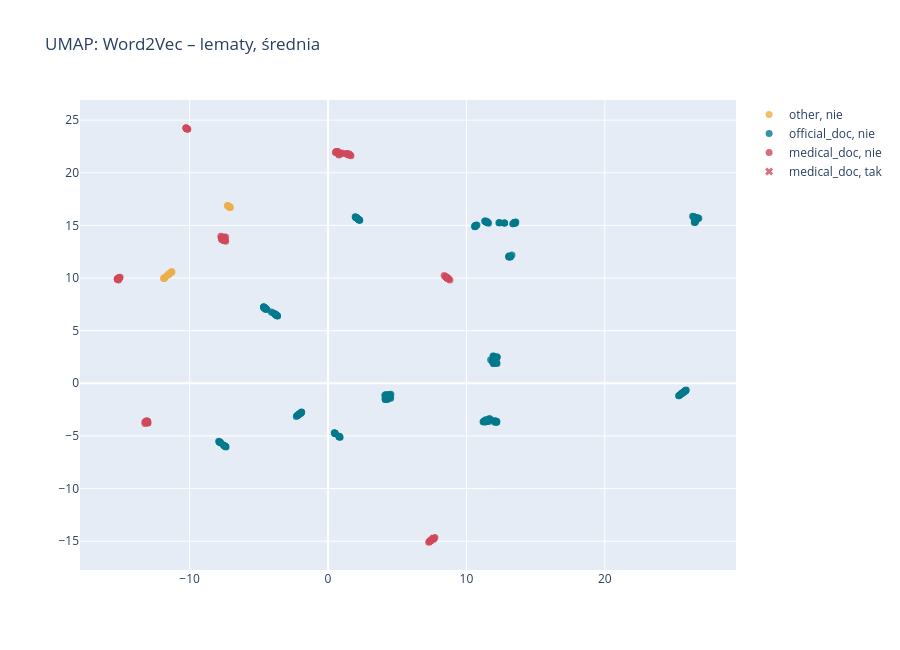
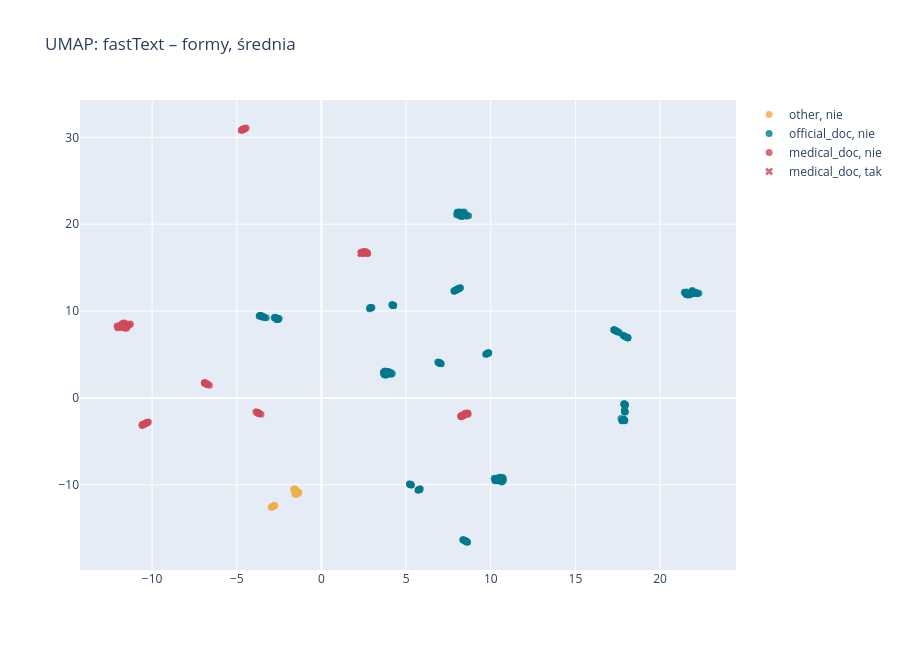
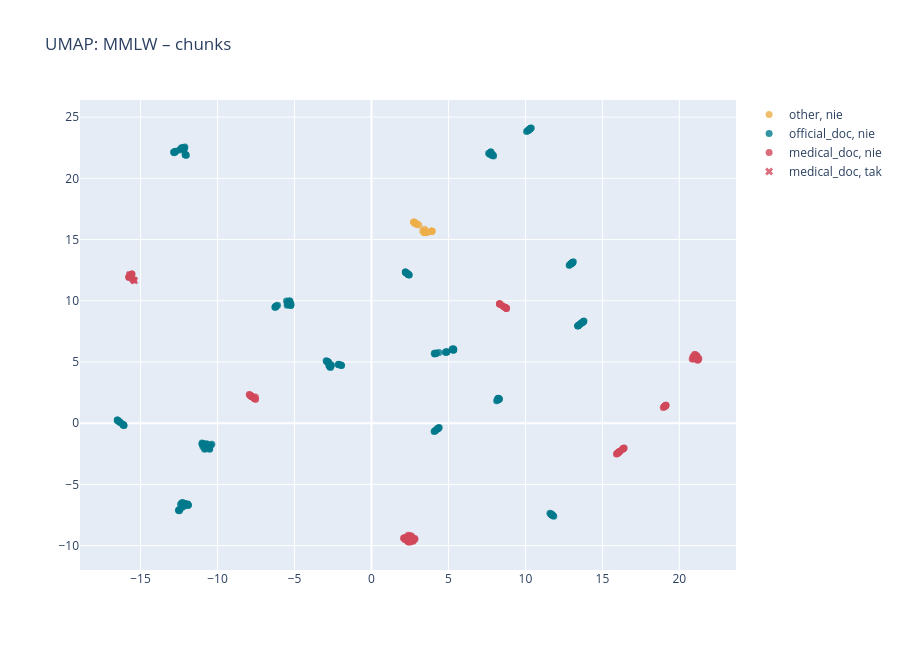
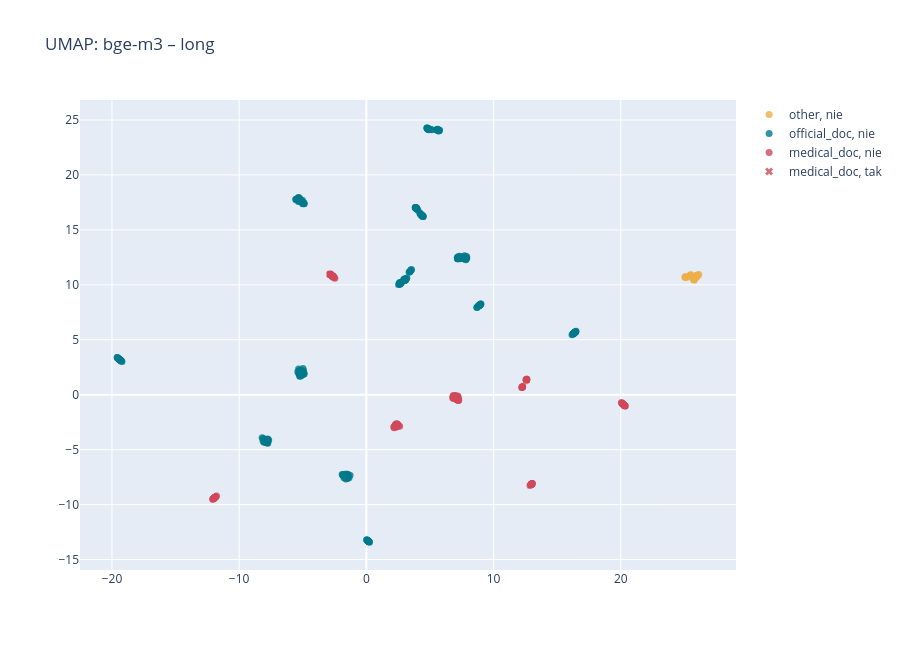

Notebook code cell kept with these figures, in order:
### Markdown cell above
### 1.2 Wizualizacja (UMAP i t-SNE)

Wykresy są interaktywne: po najechaniu na punkt widać szablon, etykietę, nazwę pliku, liczbę słów i fragment tekstu. Krzyżyk oznacza dokument sporny z Części I.
Każdy wykres zapisano też jako osobny plik HTML w `reports/figures/`.

### Code cell
projection_cache = CACHE_DIR / "projections.pkl"
projections = pickle.loads(projection_cache.read_bytes()) if projection_cache.exists() else {}
for name, vectors in spaces.items():
    for method in ("umap", "tsne"):
        if (name, method) not in projections:
            projections[(name, method)] = analysis.project(vectors, method)
projection_cache.write_bytes(pickle.dumps(projections))


def file_stem(name: str, method: str) -> str:
    ascii_name = unicodedata.normalize("NFKD", name.replace("ł", "l")).encode("ascii", "ignore").decode()
    return f"{method}_" + "_".join(re.findall(r"[a-z0-9]+", ascii_name.lower()))


for name in ["Word2Vec – lematy, średnia", "fastText – formy, średnia", "MMLW – chunks", "bge-m3 – long"]:
    analysis.interactive_scatter(projections[(name, "umap")], corpus, f"UMAP: {name}", file_stem(name, "umap")).show()
for name in spaces:
    for method in ("umap", "tsne"):
        analysis.interactive_scatter(projections[(name, method)], corpus, f"{method.upper()}: {name}", file_stem(name, method))
